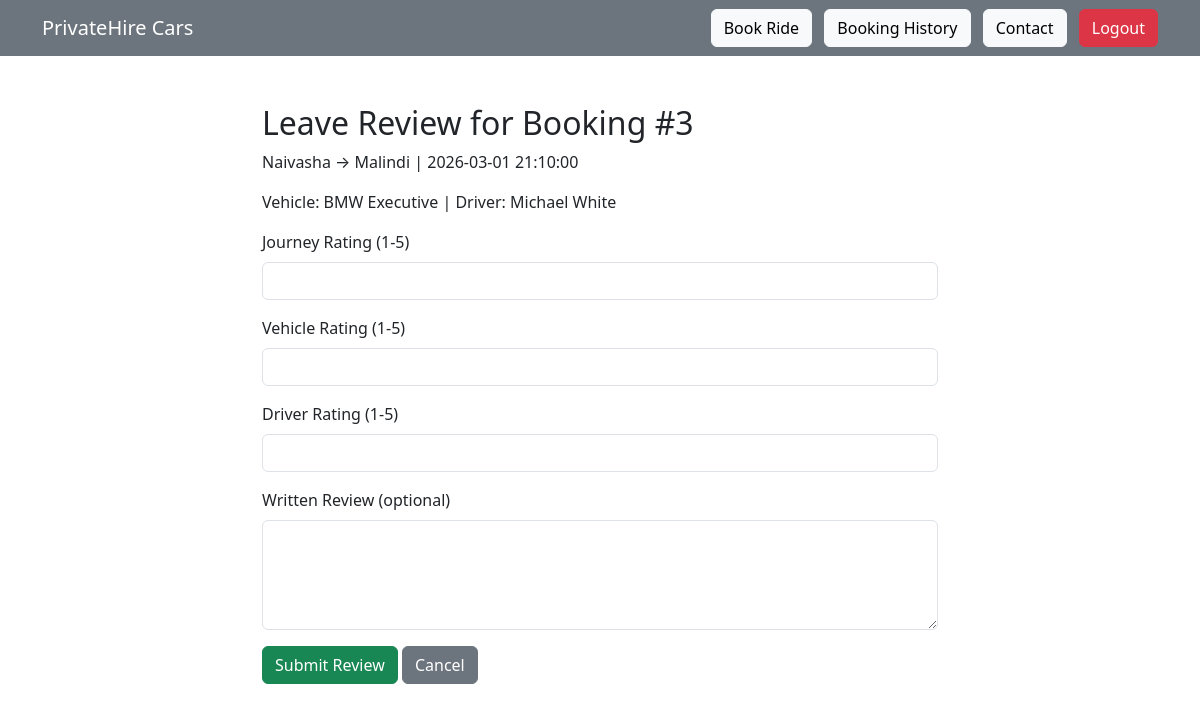
Page /booking/review.php?booking_id=3 (signed in) on the committed database.
### tables this page shows
CREATE TABLE `bookings` (
  `id` int(11) NOT NULL,
  `user_id` int(11) DEFAULT NULL,
  `pickup` varchar(255) DEFAULT NULL,
  `destination` varchar(255) DEFAULT NULL,
  `journey_date` date DEFAULT NULL,
  `journey_time` time DEFAULT NULL,
  `passengers` int(11) DEFAULT NULL,
  `vehicle_id` int(11) DEFAULT NULL,
  `status` varchar(50) DEFAULT 'Booked',
  `driver_id` int(11) DEFAULT NULL,
  `notification_preference` enum('sms','email','both') DEFAULT 'sms',
  `confirmation_sent` tinyint(1) DEFAULT 0,
  `reminder_sent` tinyint(1) DEFAULT 0
);

CREATE TABLE `vehicles` (
  `id` int(11) NOT NULL,
  `name` varchar(50) DEFAULT NULL,
  `seats` int(11) DEFAULT NULL,
  `price` decimal(10,2) DEFAULT NULL,
  `price_per_km` decimal(10,2) DEFAULT NULL,
  `registration_number` varchar(50) DEFAULT NULL,
  `colour` varchar(50) DEFAULT NULL,
  `make` varchar(50) DEFAULT NULL,
  `model` varchar(50) DEFAULT NULL
);

CREATE TABLE `drivers` (
  `id` int(11) NOT NULL,
  `name` varchar(100) DEFAULT NULL,
  `phone` varchar(20) DEFAULT NULL,
  `vehicle_id` int(11) DEFAULT NULL
);

### booking/review.php (the view, shortened to what this page needs)
<?php
include "../config/db.php";
include "../navbar.php";
$userId = (int)$_SESSION['user_id'];
$bookingId = (int)($_GET['booking_id'] ?? $_POST['booking_id'] ?? 0);
$message = "";
$bookingRes = $conn->query("
    SELECT bookings.*, vehicles.name AS vehicle_name, drivers.name AS driver_name
    FROM bookings
    LEFT JOIN vehicles ON vehicles.id = bookings.vehicle_id
    LEFT JOIN drivers ON drivers.id = bookings.driver_id
    WHERE bookings.id={$bookingId} AND bookings.user_id={$userId}
    LIMIT 1
");
$booking = $bookingRes->fetch_assoc();
?>
<div class="container mt-5" style="max-width: 700px;">
    <h2>Leave Review for Booking #<?php echo (int)$bookingId; ?></h2>
    <p><?php echo htmlspecialchars($booking['pickup'] . ' → ' . $booking['destination']); ?> | <?php echo htmlspecialchars($booking['journey_date'] . ' ' . $booking['journey_time']); ?></p>
    <p>Vehicle: <?php echo htmlspecialchars($booking['vehicle_name'] ?? 'N/A'); ?> | Driver: <?php echo htmlspecialchars($booking['driver_name'] ?? 'N/A'); ?></p>
    <?php if ($message !== '') { ?>
        <div class="alert alert-success"><?php echo htmlspecialchars($message); ?></div>
        <a class="btn btn-primary" href="my_bookings.php">Back to Booking History</a>
    <?php } else { ?>
        <form method="POST">
            <label class="form-label">Journey Rating (1-5)</label>
            <input class="form-control mb-3" type="number" name="journey_rating" min="1" max="5" required>
            <label class="form-label">Vehicle Rating (1-5)</label>
            <input class="form-control mb-3" type="number" name="vehicle_rating" min="1" max="5" required>
            <label class="form-label">Driver Rating (1-5)</label>
            <input class="form-control mb-3" type="number" name="driver_rating" min="1" max="5" required>
            <label class="form-label">Written Review (optional)</label>
            <textarea class="form-control mb-3" name="review_text" rows="4"></textarea>
            <button class="btn btn-success" name="submit_review">Submit Review</button>
            <a class="btn btn-secondary" href="my_bookings.php">Cancel</a>
        </form>
    <?php } ?>
</div>

### rows in the picture
bookings: pickup+destination "Naivasha → Malindi", journey_date+journey_time "2026-03-01 21:10:00", vehicle.name "BMW Executive", driver.name "Michael White"

### other values in the picture
$bookingId "3"
